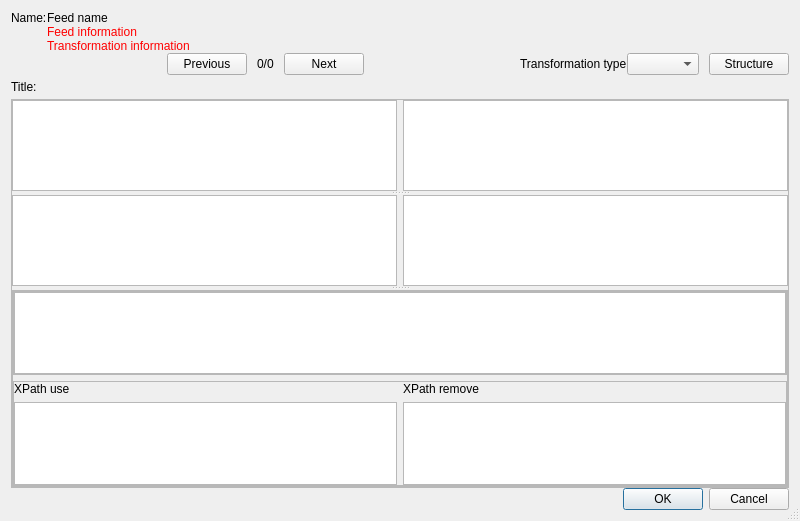
<?xml version="1.0" encoding="UTF-8"?>
<ui version="4.0">
 <class>PreviewFeedDialog</class>
 <widget class="QDialog" name="PreviewFeedDialog">
  <property name="geometry">
   <rect>
    <x>0</x>
    <y>0</y>
    <width>800</width>
    <height>521</height>
   </rect>
  </property>
  <property name="windowTitle">
   <string>Preview</string>
  </property>
  <property name="sizeGripEnabled">
   <bool>true</bool>
  </property>
  <layout class="QVBoxLayout" name="verticalLayout_2">
   <property name="spacing">
    <number>0</number>
   </property>
   <item>
    <widget class="QFrame" name="titleFrame">
     <property name="sizePolicy">
      <sizepolicy hsizetype="Preferred" vsizetype="Maximum">
       <horstretch>0</horstretch>
       <verstretch>0</verstretch>
      </sizepolicy>
     </property>
     <layout class="QVBoxLayout" name="verticalLayout_4">
      <property name="spacing">
       <number>0</number>
      </property>
      <property name="leftMargin">
       <number>0</number>
      </property>
      <property name="topMargin">
       <number>0</number>
      </property>
      <property name="rightMargin">
       <number>0</number>
      </property>
      <property name="bottomMargin">
       <number>0</number>
      </property>
      <item>
       <layout class="QGridLayout" name="textLayout">
        <property name="sizeConstraint">
         <enum>QLayout::SetMaximumSize</enum>
        </property>
        <item row="0" column="0">
         <widget class="QLabel" name="nameLabel">
          <property name="sizePolicy">
           <sizepolicy hsizetype="Maximum" vsizetype="Preferred">
            <horstretch>0</horstretch>
            <verstretch>0</verstretch>
           </sizepolicy>
          </property>
          <property name="text">
           <string>Name:</string>
          </property>
         </widget>
        </item>
        <item row="0" column="1">
         <widget class="QLabel" name="feedNameLabel">
          <property name="text">
           <string>Feed name</string>
          </property>
          <property name="wordWrap">
           <bool>true</bool>
          </property>
         </widget>
        </item>
        <item row="1" column="1">
         <widget class="QLabel" name="feedInfoLabel">
          <property name="palette">
           <palette>
            <active>
             <colorrole role="WindowText">
              <brush brushstyle="SolidPattern">
               <color alpha="255">
                <red>255</red>
                <green>0</green>
                <blue>0</blue>
               </color>
              </brush>
             </colorrole>
            </active>
            <inactive>
             <colorrole role="WindowText">
              <brush brushstyle="SolidPattern">
               <color alpha="255">
                <red>255</red>
                <green>0</green>
                <blue>0</blue>
               </color>
              </brush>
             </colorrole>
            </inactive>
            <disabled>
             <colorrole role="WindowText">
              <brush brushstyle="SolidPattern">
               <color alpha="255">
                <red>118</red>
                <green>116</green>
                <blue>108</blue>
               </color>
              </brush>
             </colorrole>
            </disabled>
           </palette>
          </property>
          <property name="text">
           <string notr="true">Feed information</string>
          </property>
          <property name="wordWrap">
           <bool>true</bool>
          </property>
          <property name="textInteractionFlags">
           <set>Qt::LinksAccessibleByMouse|Qt::TextSelectableByKeyboard|Qt::TextSelectableByMouse</set>
          </property>
         </widget>
        </item>
        <item row="2" column="1">
         <widget class="QLabel" name="transformationInfoLabel">
          <property name="maximumSize">
           <size>
            <width>16777215</width>
            <height>100</height>
           </size>
          </property>
          <property name="palette">
           <palette>
            <active>
             <colorrole role="WindowText">
              <brush brushstyle="SolidPattern">
               <color alpha="255">
                <red>255</red>
                <green>0</green>
                <blue>0</blue>
               </color>
              </brush>
             </colorrole>
            </active>
            <inactive>
             <colorrole role="WindowText">
              <brush brushstyle="SolidPattern">
               <color alpha="255">
                <red>255</red>
                <green>0</green>
                <blue>0</blue>
               </color>
              </brush>
             </colorrole>
            </inactive>
            <disabled>
             <colorrole role="WindowText">
              <brush brushstyle="SolidPattern">
               <color alpha="255">
                <red>118</red>
                <green>116</green>
                <blue>108</blue>
               </color>
              </brush>
             </colorrole>
            </disabled>
           </palette>
          </property>
          <property name="text">
           <string notr="true">Transformation information</string>
          </property>
          <property name="textInteractionFlags">
           <set>Qt::LinksAccessibleByMouse|Qt::TextSelectableByKeyboard|Qt::TextSelectableByMouse</set>
          </property>
         </widget>
        </item>
       </layout>
      </item>
      <item>
       <layout class="QHBoxLayout" name="buttonLayout">
        <item>
         <spacer name="buttonSpacerLeft">
          <property name="orientation">
           <enum>Qt::Horizontal</enum>
          </property>
          <property name="sizeHint" stdset="0">
           <size>
            <width>40</width>
            <height>20</height>
           </size>
          </property>
         </spacer>
        </item>
        <item>
         <widget class="QPushButton" name="previousPushButton">
          <property name="sizePolicy">
           <sizepolicy hsizetype="Maximum" vsizetype="Fixed">
            <horstretch>0</horstretch>
            <verstretch>0</verstretch>
           </sizepolicy>
          </property>
          <property name="text">
           <string>Previous</string>
          </property>
         </widget>
        </item>
        <item>
         <spacer name="buttonSpacerLeft1">
          <property name="orientation">
           <enum>Qt::Horizontal</enum>
          </property>
          <property name="sizeType">
           <enum>QSizePolicy::Fixed</enum>
          </property>
          <property name="sizeHint" stdset="0">
           <size>
            <width>10</width>
            <height>20</height>
           </size>
          </property>
         </spacer>
        </item>
        <item>
         <widget class="QLabel" name="messageCountLabel">
          <property name="sizePolicy">
           <sizepolicy hsizetype="Maximum" vsizetype="Preferred">
            <horstretch>0</horstretch>
            <verstretch>0</verstretch>
           </sizepolicy>
          </property>
          <property name="text">
           <string>0/0</string>
          </property>
         </widget>
        </item>
        <item>
         <spacer name="buttonSpacerRight1">
          <property name="orientation">
           <enum>Qt::Horizontal</enum>
          </property>
          <property name="sizeType">
           <enum>QSizePolicy::Fixed</enum>
          </property>
          <property name="sizeHint" stdset="0">
           <size>
            <width>10</width>
            <height>20</height>
           </size>
          </property>
         </spacer>
        </item>
        <item>
         <widget class="QPushButton" name="nextPushButton">
          <property name="sizePolicy">
           <sizepolicy hsizetype="Maximum" vsizetype="Fixed">
            <horstretch>0</horstretch>
            <verstretch>0</verstretch>
           </sizepolicy>
          </property>
          <property name="text">
           <string>Next</string>
          </property>
         </widget>
        </item>
        <item>
         <spacer name="buttonSpacerRight">
          <property name="orientation">
           <enum>Qt::Horizontal</enum>
          </property>
          <property name="sizeHint" stdset="0">
           <size>
            <width>40</width>
            <height>20</height>
           </size>
          </property>
         </spacer>
        </item>
        <item>
         <widget class="QLabel" name="transformationTypeLabel">
          <property name="text">
           <string>Transformation type</string>
          </property>
         </widget>
        </item>
        <item>
         <widget class="QComboBox" name="transformationTypeComboBox"/>
        </item>
        <item>
         <spacer name="horizontalSpacer">
          <property name="orientation">
           <enum>Qt::Horizontal</enum>
          </property>
          <property name="sizeType">
           <enum>QSizePolicy::Fixed</enum>
          </property>
          <property name="sizeHint" stdset="0">
           <size>
            <width>10</width>
            <height>20</height>
           </size>
          </property>
         </spacer>
        </item>
        <item>
         <widget class="QPushButton" name="structureButton">
          <property name="text">
           <string>Structure</string>
          </property>
          <property name="checkable">
           <bool>true</bool>
          </property>
         </widget>
        </item>
       </layout>
      </item>
      <item>
       <layout class="QHBoxLayout" name="titleLayout">
        <item>
         <widget class="QLabel" name="titleLabel">
          <property name="sizePolicy">
           <sizepolicy hsizetype="Maximum" vsizetype="Preferred">
            <horstretch>0</horstretch>
            <verstretch>0</verstretch>
           </sizepolicy>
          </property>
          <property name="text">
           <string>Title:</string>
          </property>
         </widget>
        </item>
        <item>
         <widget class="QLabel" name="msgTitle">
          <property name="minimumSize">
           <size>
            <width>0</width>
            <height>24</height>
           </size>
          </property>
          <property name="wordWrap">
           <bool>true</bool>
          </property>
          <property name="textInteractionFlags">
           <set>Qt::LinksAccessibleByMouse|Qt::TextSelectableByMouse</set>
          </property>
         </widget>
        </item>
       </layout>
      </item>
     </layout>
    </widget>
   </item>
   <item>
    <widget class="QSplitter" name="splitter">
     <property name="frameShape">
      <enum>QFrame::StyledPanel</enum>
     </property>
     <property name="frameShadow">
      <enum>QFrame::Raised</enum>
     </property>
     <property name="orientation">
      <enum>Qt::Vertical</enum>
     </property>
     <property name="childrenCollapsible">
      <bool>false</bool>
     </property>
     <widget class="QFrame" name="msgFrame">
      <layout class="QHBoxLayout" name="horizontalLayout">
       <property name="leftMargin">
        <number>0</number>
       </property>
       <property name="topMargin">
        <number>0</number>
       </property>
       <property name="rightMargin">
        <number>0</number>
       </property>
       <property name="bottomMargin">
        <number>0</number>
       </property>
       <item>
        <widget class="QTextBrowser" name="msgTextOrg"/>
       </item>
       <item>
        <widget class="QTextBrowser" name="msgText"/>
       </item>
      </layout>
     </widget>
     <widget class="QFrame" name="structureTreeFrame">
      <layout class="QHBoxLayout" name="horizontalLayout_2">
       <property name="leftMargin">
        <number>0</number>
       </property>
       <property name="topMargin">
        <number>0</number>
       </property>
       <property name="rightMargin">
        <number>0</number>
       </property>
       <property name="bottomMargin">
        <number>0</number>
       </property>
       <item>
        <widget class="QTreeWidget" name="structureTreeWidgetOrg">
         <property name="wordWrap">
          <bool>true</bool>
         </property>
         <attribute name="headerVisible">
          <bool>false</bool>
         </attribute>
         <attribute name="headerStretchLastSection">
          <bool>false</bool>
         </attribute>
         <column>
          <property name="text">
           <string notr="true">1</string>
          </property>
         </column>
        </widget>
       </item>
       <item>
        <widget class="QTreeWidget" name="structureTreeWidget">
         <property name="wordWrap">
          <bool>true</bool>
         </property>
         <attribute name="headerVisible">
          <bool>false</bool>
         </attribute>
         <attribute name="headerStretchLastSection">
          <bool>false</bool>
         </attribute>
         <column>
          <property name="text">
           <string notr="true">1</string>
          </property>
         </column>
        </widget>
       </item>
      </layout>
     </widget>
     <widget class="QFrame" name="transformationFrame">
      <property name="sizePolicy">
       <sizepolicy hsizetype="Preferred" vsizetype="Maximum">
        <horstretch>0</horstretch>
        <verstretch>0</verstretch>
       </sizepolicy>
      </property>
      <property name="frameShape">
       <enum>QFrame::StyledPanel</enum>
      </property>
      <property name="frameShadow">
       <enum>QFrame::Raised</enum>
      </property>
      <layout class="QVBoxLayout" name="verticalLayout">
       <property name="leftMargin">
        <number>0</number>
       </property>
       <property name="topMargin">
        <number>0</number>
       </property>
       <property name="rightMargin">
        <number>0</number>
       </property>
       <property name="bottomMargin">
        <number>0</number>
       </property>
       <item>
        <widget class="QFrame" name="xsltFrame">
         <property name="frameShape">
          <enum>QFrame::StyledPanel</enum>
         </property>
         <property name="frameShadow">
          <enum>QFrame::Raised</enum>
         </property>
         <layout class="QVBoxLayout" name="verticalLayout_3">
          <property name="leftMargin">
           <number>0</number>
          </property>
          <property name="topMargin">
           <number>0</number>
          </property>
          <property name="rightMargin">
           <number>0</number>
          </property>
          <property name="bottomMargin">
           <number>0</number>
          </property>
          <item>
           <widget class="RSPlainTextEdit" name="xsltTextEdit"/>
          </item>
         </layout>
        </widget>
       </item>
       <item>
        <widget class="QFrame" name="xpathFrame">
         <property name="frameShape">
          <enum>QFrame::StyledPanel</enum>
         </property>
         <property name="frameShadow">
          <enum>QFrame::Raised</enum>
         </property>
         <layout class="QHBoxLayout" name="horizontalLayout_3">
          <property name="leftMargin">
           <number>0</number>
          </property>
          <property name="topMargin">
           <number>0</number>
          </property>
          <property name="rightMargin">
           <number>0</number>
          </property>
          <property name="bottomMargin">
           <number>0</number>
          </property>
          <item>
           <layout class="QVBoxLayout" name="xpathUserLayout">
            <item>
             <widget class="QLabel" name="xpathUseLabel">
              <property name="text">
               <string>XPath use</string>
              </property>
             </widget>
            </item>
            <item>
             <widget class="QListWidget" name="xpathUseListWidget">
              <property name="contextMenuPolicy">
               <enum>Qt::CustomContextMenu</enum>
              </property>
              <property name="dragDropMode">
               <enum>QAbstractItemView::InternalMove</enum>
              </property>
             </widget>
            </item>
           </layout>
          </item>
          <item>
           <layout class="QVBoxLayout" name="xpathRemoveLayout">
            <item>
             <widget class="QLabel" name="xpathRemoveLabel">
              <property name="text">
               <string>XPath remove</string>
              </property>
             </widget>
            </item>
            <item>
             <widget class="QListWidget" name="xpathRemoveListWidget">
              <property name="contextMenuPolicy">
               <enum>Qt::CustomContextMenu</enum>
              </property>
              <property name="dragDropMode">
               <enum>QAbstractItemView::InternalMove</enum>
              </property>
             </widget>
            </item>
           </layout>
          </item>
         </layout>
        </widget>
       </item>
      </layout>
     </widget>
    </widget>
   </item>
   <item>
    <widget class="QDialogButtonBox" name="buttonBox">
     <property name="orientation">
      <enum>Qt::Horizontal</enum>
     </property>
     <property name="standardButtons">
      <set>QDialogButtonBox::Cancel|QDialogButtonBox::Ok</set>
     </property>
    </widget>
   </item>
  </layout>
  <zorder>titleFrame</zorder>
  <zorder>splitter</zorder>
  <zorder>buttonBox</zorder>
 </widget>
 <customwidgets>
  <customwidget>
   <class>RSPlainTextEdit</class>
   <extends>QPlainTextEdit</extends>
   <header>gui/common/RSPlainTextEdit.h</header>
  </customwidget>
 </customwidgets>
 <resources/>
 <connections>
  <connection>
   <sender>buttonBox</sender>
   <signal>accepted()</signal>
   <receiver>PreviewFeedDialog</receiver>
   <slot>accept()</slot>
   <hints>
    <hint type="sourcelabel">
     <x>258</x>
     <y>339</y>
    </hint>
    <hint type="destinationlabel">
     <x>157</x>
     <y>274</y>
    </hint>
   </hints>
  </connection>
  <connection>
   <sender>buttonBox</sender>
   <signal>rejected()</signal>
   <receiver>PreviewFeedDialog</receiver>
   <slot>reject()</slot>
   <hints>
    <hint type="sourcelabel">
     <x>326</x>
     <y>339</y>
    </hint>
    <hint type="destinationlabel">
     <x>286</x>
     <y>274</y>
    </hint>
   </hints>
  </connection>
 </connections>
</ui>
